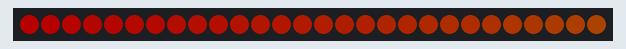
A sketch run on a simulated Arduino Uno, built with avr-gcc and run on an emulated ATmega328P. Shown: 28 RGB LEDs in strip order, left to right. Dim RGB values are drawn brighter than linear; random numbers use the default seed unless the sketch sets one.

Above: at 0.15 s.
At 6.23 s:
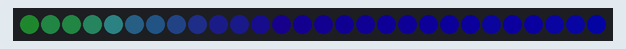
At 10.45 s:
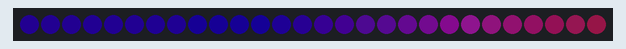
At 15.82 s:
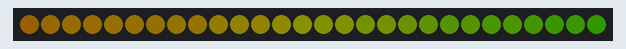
At 21.21 s:
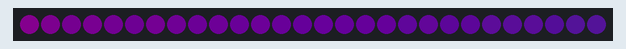
At 39.81 s:
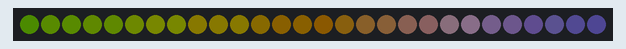

The sketch:

beatwave.ino
```cpp
#include "FastLED.h"                                          // FastLED library.

// Fixed definitions cannot change on the fly.
#define LED_DT 0                                              // Data pin to connect to the strip.
#define LED_CK 1                                              // Clock pin for WS2801 or APA102.
#define COLOR_ORDER BGR                                       // It's GRB for WS2812 and BGR for APA102.
#define LED_TYPE APA102                                       // Using APA102, WS2812, WS2801. Don't forget to change LEDS.addLeds.
#define NUM_LEDS 28                                           // Number of LED's.

// Global variables can be changed on the fly.
uint8_t max_bright = 64;                                     // Overall brightness definition. It can be changed on the fly.

struct CRGB leds[NUM_LEDS];                                   // Initialize our LED array.

// Palette definitions
CRGBPalette16 currentPalette;
CRGBPalette16 targetPalette;
TBlendType    currentBlending;

void setup() {

  LEDS.addLeds<LED_TYPE, LED_DT, LED_CK, COLOR_ORDER>(leds, NUM_LEDS);  //Set up APA102

  currentPalette = RainbowColors_p;
  currentBlending = LINEARBLEND;

  FastLED.setBrightness(max_bright);
  FastLED.setMaxPowerInVoltsAndMilliamps(5, 500);                      // FastLED Power management set at 5V, 500mA.

}

void loop() {

  beatwave();

  EVERY_N_MILLISECONDS(100) {
    uint8_t maxChanges = 24;
    nblendPaletteTowardPalette(currentPalette, targetPalette, maxChanges);   // AWESOME palette blending capability.
  }

  EVERY_N_SECONDS(5) {                                        // Change the target palette to a random one every 5 seconds.
    targetPalette = CRGBPalette16(CHSV(random8(), 255, random8(128,255)), CHSV(random8(), 255, random8(128,255)), CHSV(random8(), 192, random8(128,255)), CHSV(random8(), 255, random8(128,255)));
  }

  FastLED.show();
}

void beatwave() {
  uint8_t wave1 = beatsin8(9, 0, 255);                        // That's the same as beatsin8(9);
  uint8_t wave2 = beatsin8(8, 0, 255);
  uint8_t wave3 = beatsin8(7, 0, 255);
  uint8_t wave4 = beatsin8(6, 0, 255);

  for (int i=0; i<NUM_LEDS; i++) {
    leds[i] = ColorFromPalette( currentPalette, i+wave1+wave2+wave3+wave4, 255, currentBlending);
  }
}
```
